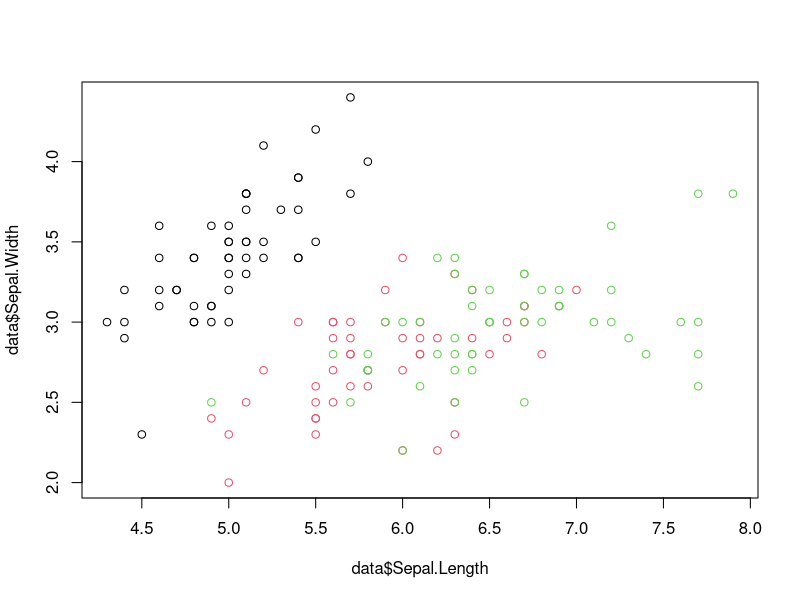
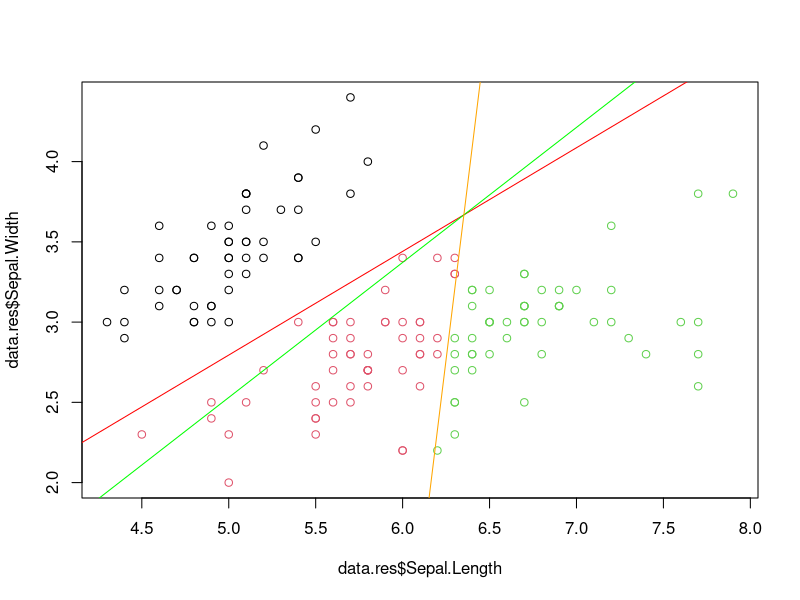
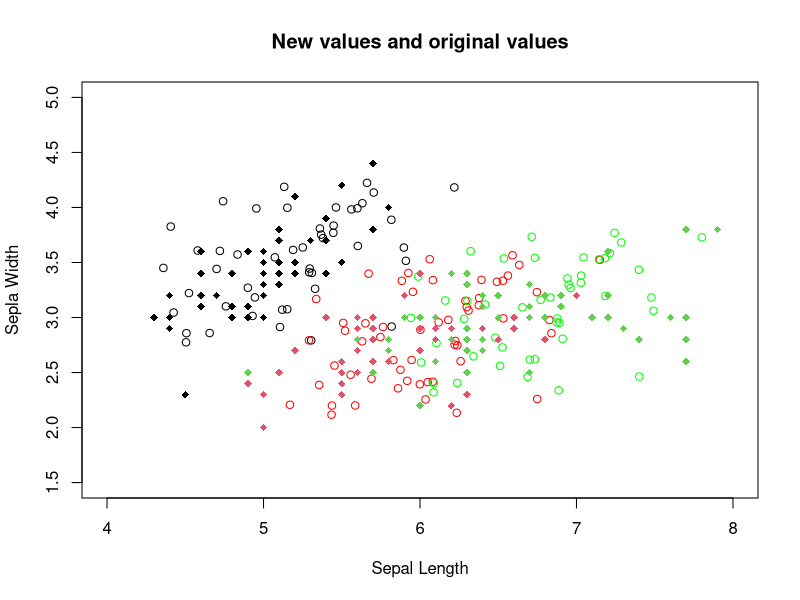

The R script that drew these images, in order:
data <- iris

# 1 scatterplot
plot(x = data$Sepal.Length, y = data$Sepal.Width, col = data$Species)
# Yes, there are is a distinct group of data in the right bottom corner,
# and the group of two data sets in upper left corner seems to be possible to split
# into two halves, but with less distinct result

# 2 Linear discriminant analysis

# 2a
# my (Length, width)
my.sepal.length <- tapply(data$Sepal.Length, data$Species, mean)
my.sepal.width <- tapply(data$Sepal.Width, data$Species, mean)

my.setosa = my.sepal.length[1]
my.setosa[2] = my.sepal.width[1]
my.setosa #  5.006  3.428 

my.versicolor = my.sepal.length[2]
my.versicolor[2] = my.sepal.width[2]
my.versicolor   # 5.936      2.770

my.virginica = my.sepal.length[3]
my.virginica[2] = my.sepal.width[3]
my.virginica   #  6.588     2.974 

# cov
data.setosa = data[which(data$Species=="setosa"),]
data.versicolor = data[which(data$Species=="versicolor"),]
data.virginica = data[which(data$Species == "virginica"),]

# Cov in order x=length, y=width
cov.setosa = cov(data.setosa[,1:2])
cov.setosa

cov.versicolor = cov(data.versicolor[,1:2])
cov.versicolor

cov.virginica = cov(data.virginica[,1:2])
cov.virginica 

# Prior probabilities
prior = table(data$Species)/length(data$Species)
prior[1] # setosa 0.3333333
prior[2] # versicolor 0.3333333
prior[3] # virginica 0.3333333

# 2b
cov.pooled = (cov.setosa*nrow(data.setosa)+cov.versicolor*nrow(data.versicolor)+cov.virginica*nrow(data.virginica))/nrow(data)
cov.pooled


# 2c Probabilistic model for LDA
# x|y = Ci, myi, Cov Ñ(myi, Cov)
# y|pi ~Multinomial(pi1,...,pik)


# 2d - discriminant function for each class
d.setosa <- function(x) {
  return (x%*%(solve(cov.pooled)%*%my.setosa)-0.5*my.setosa%*%solve(cov.pooled)%*%my.setosa+log(prior[1]))
}

d.versicolor <- function(x) {
  return (x%*%(solve(cov.pooled)%*%my.versicolor)-0.5*my.versicolor%*%solve(cov.pooled)%*%my.versicolor+log(prior[2]))
}

d.virginica <- function(x) {
  return(x%*%(solve(cov.pooled)%*%my.virginica)-0.5*my.virginica%*%solve(cov.pooled)%*%my.virginica+log(prior[3]))
}

# 2c Decision boundaries
# Exist in the points x which cause d1 = d2, d1 = d3 and d2 = d3
# Between setosa (d1) and versicolor (d2), we have that (w1 - w2)p + (w01 - w02) = 0, where p=(x, y)
w12 = solve(cov.pooled)%*%my.setosa - solve(cov.pooled)%*%my.versicolor
w012 = -0.5*my.setosa%*%solve(cov.pooled)%*%my.setosa+log(prior[1]) - (-0.5*my.versicolor%*%solve(cov.pooled)%*%my.versicolor+log(prior[2]))
# on the formula y = kx + m
k12 = -w12[1]/w12[2]  # 0.6458834
m12 = -w012/w12[2]    #  -0.4346283

# Between setosa and virginica
w13 = solve(cov.pooled)%*%my.setosa - solve(cov.pooled)%*%my.virginica
w013 = -0.5*my.setosa%*%solve(cov.pooled)%*%my.setosa+log(prior[1]) - (-0.5*my.virginica%*%solve(cov.pooled)%*%my.virginica+log(prior[3]))
# on the formula y = kx + m
k13 = -w13[1]/w13[2]  # 0.8413487
m13 = -w013/w13[2]    # -1.676298


# Between versicolor and virginica
w23 = solve(cov.pooled)%*%my.versicolor - solve(cov.pooled)%*%my.virginica
w023 = -0.5*my.versicolor%*%solve(cov.pooled)%*%my.versicolor+log(prior[2]) - (-0.5*my.virginica%*%solve(cov.pooled)%*%my.virginica+log(prior[3]))
# on the formula y = kx + m
k23 = -w23[1]/w23[2]  # 8.809989
m23 = -w023/w23[2]    # -52.29615


# 3 predict class
# creating a matrix with the discriminant values
comp <-as.data.frame(apply(as.matrix(data[,1:2]), 1, FUN=d.setosa), ncol = 1)
comp <- cbind(comp, apply(as.matrix(data[,1:2]), 1, d.versicolor))
comp <- cbind(comp, apply(as.matrix(data[,1:2]), 1, d.virginica))
names(comp) <- c("setosa", "versicolor", "virginica")

pred.iris <- matrix(colnames(comp)[apply(as.matrix(comp), 1, which.max)])
data.res <- cbind(data, pred.iris)

plot(x=data.res$Sepal.Length, y=data.res$Sepal.Width, col = as.factor(data.res$pred.iris))
# And with the decision bundaries from 2e
abline(m12, k12, col ="red")
abline(m13, k13, col ="green")
abline(m23, k23, col ="orange")


table("True"=data.res$Species, "Predict"=data.res$pred.iris)
# misclassification
1-sum(diag(table(data.res$Species, data.res$pred.iris)))/length(data.res$Species) # misclassification = 0.2

# Quality assessment
# misclassification setosa
1- table(data.res$Species, data.res$pred.iris)[1,1]/nrow(data.setosa) # 0.02 low misclassification of setosa
# misclassification of versicolor
1- table(data.res$Species, data.res$pred.iris)[2,2]/nrow(data.versicolor) # 0.28 high degree of misclassification
# misclassification of virginica
1- table(data.res$Species, data.res$pred.iris)[3,3]/nrow(data.virginica) # 0.3 worse degree of misclassification

library(MASS)
model.lda <- lda(as.factor(Species)~Sepal.Width + Sepal.Length, data = data)
pred.lda <- predict(model.lda)

table("Real"=data$Species, "Manual"=data.res$pred.iris)
table("Real"=data$Species, "LDA function"=matrix(pred.lda$class))

#The results are exactly the same results -> same error as the manual method
# The function uses the same assumptions as the manual method, which means that
# the results should be the same

# 4 Generate new data
# Determine amounts of each class - replace to keep the original probabilities
n <- sample(data$Species, 150, replace = TRUE)
t <- table(n)
n1 <- t[1]
n2 <- t[2]
n3 <- t[3]

library(mvtnorm)
set.seed(12345)
data.new.s <- rmvnorm(n=n1, mean = my.setosa, sigma = cov.pooled)
plot(x=data.new.s[,1], y=data.new.s[,2], xlim = c(4,8), ylim = c(1.5,5), main = "New values and original values", xlab = "Sepal Length", ylab = "Sepla Width")

set.seed(12345)
data.new.ve <- rmvnorm(n=n2, mean = my.versicolor, sigma = cov.pooled)
points(x=data.new.ve[,1], y=data.new.ve[,2], col="red")

set.seed(12345)
data.new.vi <- rmvnorm(n=n3, mean = my.virginica, sigma = cov.pooled)
points(x=data.new.vi[,1], y=data.new.vi[,2], col="green")

# original values are diamonds
points(x = data$Sepal.Length, y = data$Sepal.Width, col = data$Species, pch = 18)


# All groups are spread out more compared to the original data, but they seemed to be centered about the same way as the original data.
# Thus setos is a distinc group, while virginica and versicolor are blending into eachother from two directions.
# might be because pooled variance is used instead of each class's own variance (since they have different variance)

